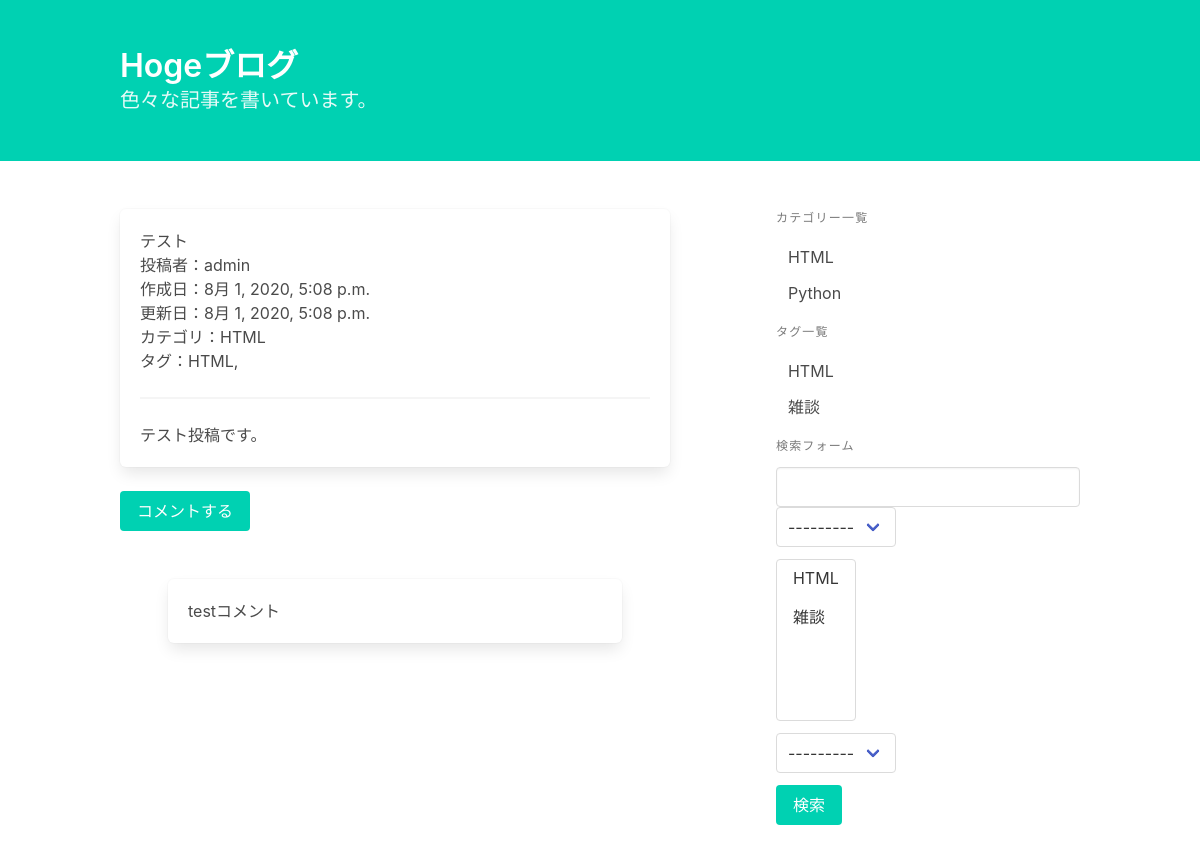
The page /blog/detail/1/ on the database its author committed.
### blog/models.py (models this page shows, shortened)
class Post(models.Model):
    title    = models.CharField('タイトル', max_length=32)
    text     = models.TextField('本文')
    category = models.ForeignKey(Category, on_delete=models.PROTECT, verbose_name='カテゴリ')
    tags     = models.ManyToManyField(Tag, verbose_name='タグ', blank=True)
    writer   = models.ForeignKey(settings.AUTH_USER_MODEL, on_delete=models.PROTECT, verbose_name='投稿者')
    created_at = models.DateTimeField('作成日', auto_now_add=True)
    updated_at = models.DateTimeField('更新日', auto_now=True)

class Category(models.Model):
    name = models.CharField('カテゴリ名', max_length=255, unique=True)
    def __str__(self):
        return self.name

class Tag(models.Model):
    name = models.CharField('タグ名', max_length=255, unique=True)
    def __str__(self):
        return self.name

class Comment(models.Model):
    text = models.TextField('本文')
    target = models.ForeignKey(Post, on_delete=models.PROTECT, verbose_name='どの記事へのコメントか')
    def __str__(self):
        return self.text[:20]

### blog/views.py (the view)
# urls.py: path('detail/<int:pk>/', views.PostDetail.as_view(), name='post_detail'),
class PostDetail(generic.DetailView):
    model = Post

### blog/forms.py
class PostSearchForm(forms.Form):
    key_word = forms.CharField(
        label='キーワード', required=False,
        widget=forms.TextInput(attrs={'class': 'input'})
    )
    category = forms.ModelChoiceField(
        label='カテゴリの選択', required=False,
        queryset=Category.objects.all(),
    )
    tags = forms.ModelMultipleChoiceField(
        label='タグの選択', required=False,
        queryset=Tag.objects.all(),
    )
    user = forms.ModelChoiceField(
        label='投稿者', required=False,
        queryset=User.objects.all(),
    )

### blog/templatetags/blog.py (called while the page is built)
@register.inclusion_tag('blog/category_and_tag_list.html')
def create_category_and_tag_list():
    return {
        'category_list': Category.objects.all(),
        'tag_list': Tag.objects.all(),
    }

@register.inclusion_tag('blog/search_form.html')
def create_search_form(request):
    form = PostSearchForm(request.GET or None)
    return {'form': form}

### blog/templates/blog/post_detail.html
{% extends 'blog/base.html' %}
{% block content %}
  <article class="box">
    <h1>{{ post.title }}</h1>
    <p>投稿者：{{ post.writer }}</p>
    <p>作成日：{{ post.created_at }}</p>
    <p>更新日：{{ post.updated_at }}</p>
    <p>カテゴリ：{{ post.category }}</p>
    <p>タグ：{% for tag in post.tags.all %}{{ tag }},{% endfor %}</p>
    <hr>
    <div>
      {{ post.text | linebreaks | urlize }}
    </div>
  </article>
  <a href="{% url 'blog:comment_create' post.pk %}" class="button is-primary">コメントする</a>
  <section class="section">
    {% for comment in post.comment_set.all %}
      <div class="box">
        {{ comment | linebreaks | urlize }}
      </div>
    {% endfor %}
  </section>
{% endblock %}

### blog/templates/blog/category_and_tag_list.html
<p class="menu-label">カテゴリー一覧</p>
<ul class="menu-list">
  {% for category in category_list %}
    <li><a href="{% url 'blog:post_category_list' category.pk %}">{{ category }}</a></li>
  {% endfor %}
</ul>
<p class="menu-label">タグ一覧</p>
<ul class="menu-list">
  {% for tag in tag_list %}
    <li><a href="{% url 'blog:post_tag_list' tag.pk %}">{{ tag }}</a></li>
  {% endfor %}
</ul>

### rows shown on the page
Post: title "テスト", writer "admin", created_at "8月 1, 2020, 5:08 p.m.", updated_at "8月 1, 2020, 5:08 p.m.", category "HTML", text "テスト投稿です。"
Tag: name "HTML"
Comment: text "testコメント"
Category: name "HTML"
Category: name "Python"
Tag: name "雑談"
